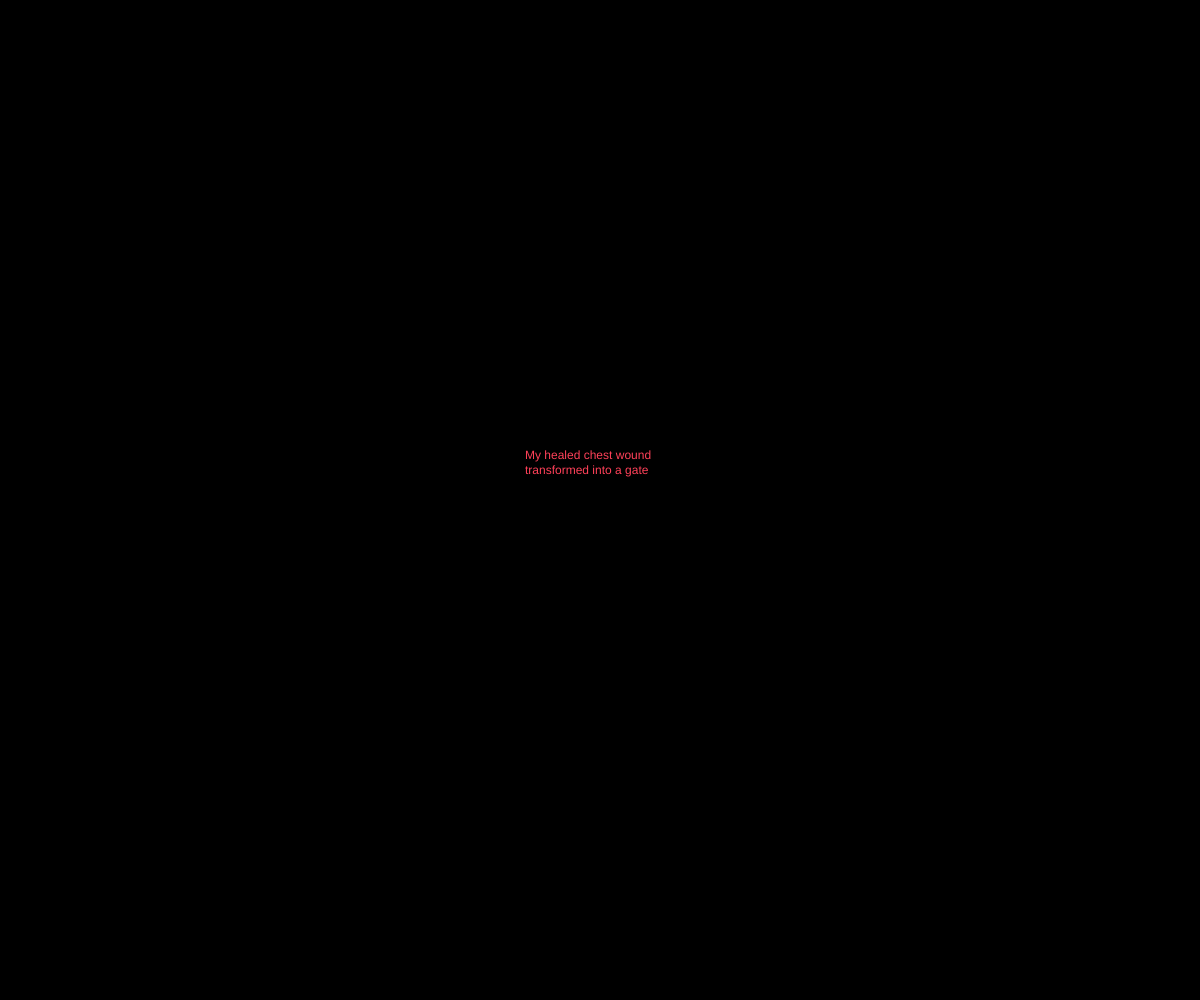
Frame 1 (no input)
Frame 60 (no input): identical to frame 1, image omitted
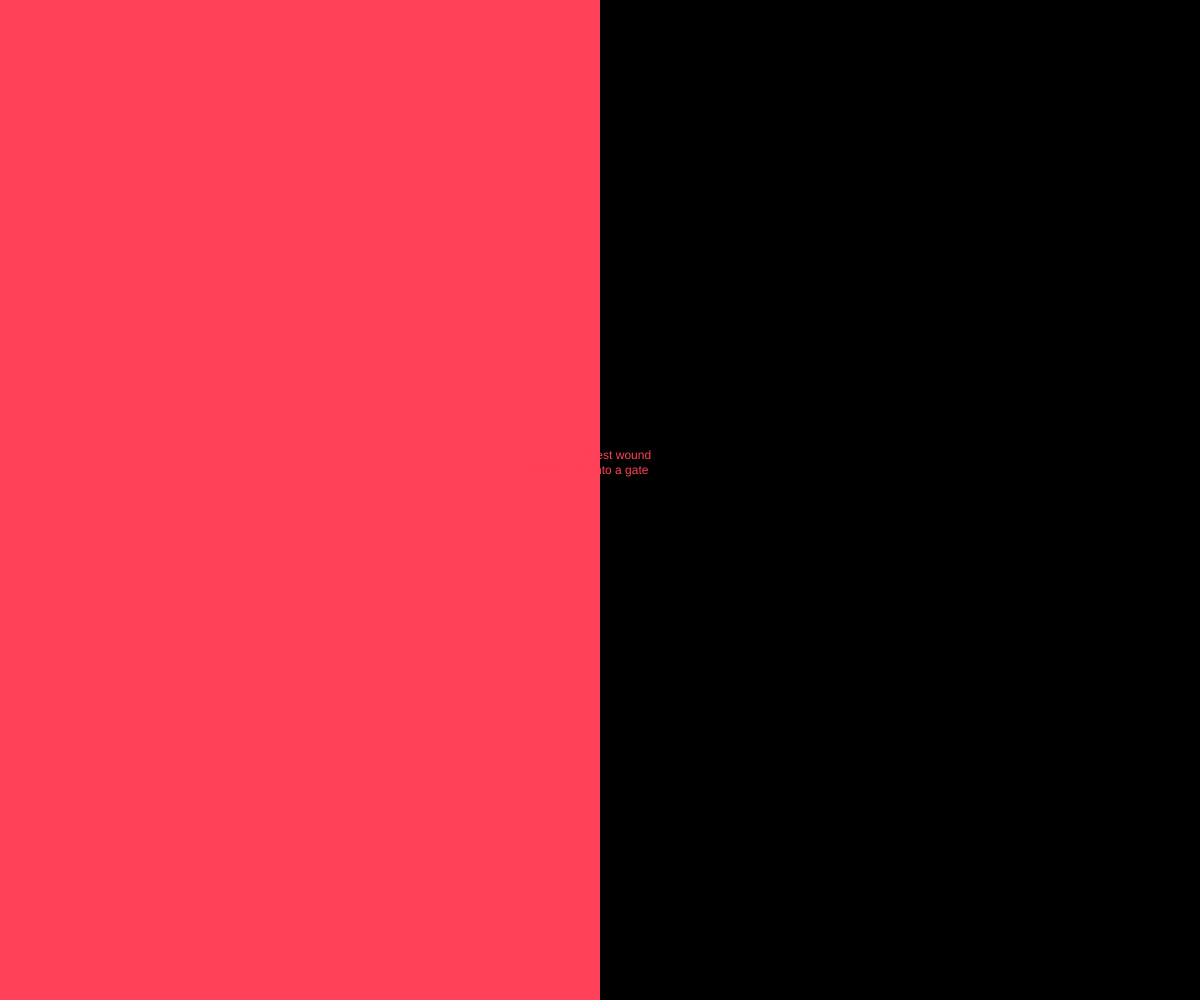
Frame 120 (the mouse pressed at the canvas centre since frame 60)

The p5.js sketch that drew these frames (run headless with seeded random() and noise() and a simulated clock; from frame 60 on, the mouse is pressed at the canvas centre):

// p5.js sketch
// ── sketch.js
function setup() {
  createCanvas(windowWidth, windowHeight);
}

function draw() {
  noCursor();
  background(0);
  strokeWeight(0);
  fill(255,65,89);
  rect(0, 0, mouseX, height);
  
  //TEXT
  if(mouseX > width/2) {
    s = "Where I receive love from where I give love from";
    fill(0);
    text(s, width/2-75, height/2-50, 150, 100);
  }
  else {
    s = "My healed chest wound transformed into a gate";
    fill(255,65,89);
    text(s, width/2-75, height/2-50, 150, 100)
  }

}

function windowResized() {
  resizeCanvas(windowWidth, windowHeight);
}
